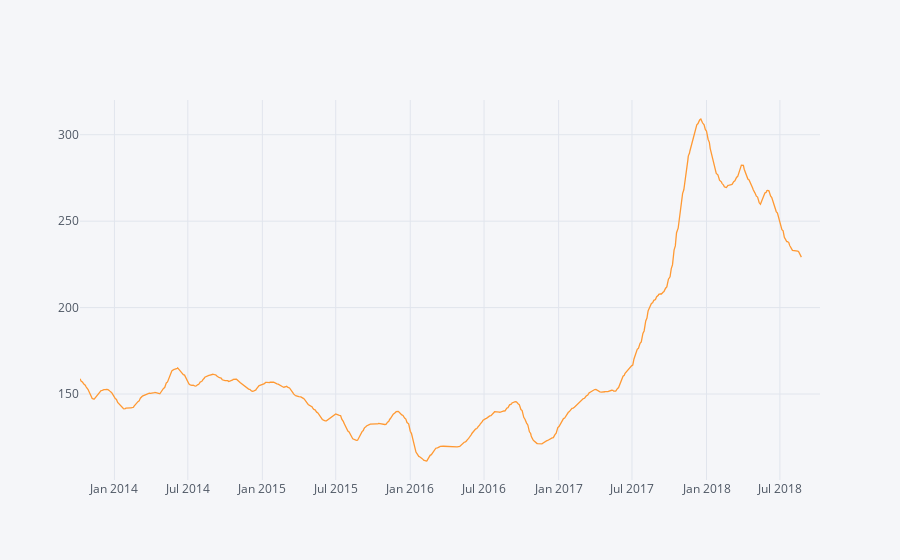

Here is the notebook cell this chart was saved with:
### Code cell
df['Open'].plot(figsize=(16,6))
df.rolling(window=30).mean()['Close'].iplot()

### Figure 1 — Plotly figure (JSON) as saved in the notebook; plotly's stock layout.template omitted (floating-point values rounded to 4 significant figures; data arrays with more than 128 entries replaced by an {"elided": "..."} marker saying what was removed)
{"data": [{"line": {"color": "rgba(255, 153, 51, 1.0)", "dash": "solid", "shape": "linear", "width": 1.3}, "mode": "lines", "name": "Close", "text": "", "type": "scatter", "x": {"elided": "1235 str values"}, "y": {"elided": "1235 mixed values"}}], "layout": {"legend": {"bgcolor": "#F5F6F9", "font": {"color": "#4D5663"}}, "paper_bgcolor": "#F5F6F9", "plot_bgcolor": "#F5F6F9", "title": {"font": {"color": "#4D5663"}}, "xaxis": {"gridcolor": "#E1E5ED", "showgrid": true, "tickfont": {"color": "#4D5663"}, "title": {"font": {"color": "#4D5663"}, "text": ""}, "zerolinecolor": "#E1E5ED"}, "yaxis": {"gridcolor": "#E1E5ED", "showgrid": true, "tickfont": {"color": "#4D5663"}, "title": {"font": {"color": "#4D5663"}, "text": ""}, "zerolinecolor": "#E1E5ED"}}}
